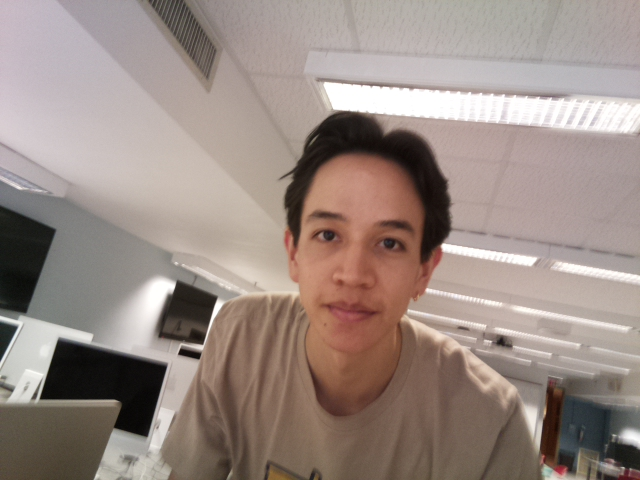
#> input picture captured_image.jpg, 640 x 480 px
$ python face_detection.py
#> lines starting #> are read from the running program, lines starting #| are printed output that depends on the picture; after the words box and inside, x2 and y2 are one past the last pixel; in counts of white or black regions, pixels touching at a corner belong together
import cv2
import subprocess
import time

# Step 1: Capture an image using raspistill
def capture_image():
    # Capture image using raspistill (saves as 'captured_image.jpg')
    subprocess.run(['raspistill', '-o', 'captured_image.jpg', '-t', '1', '-w', '640', '-h', '480'])
#> (this line was passed over: subprocess is not available in this run)
    time.sleep(1)  # Give some time to ensure the image is saved properly

# Step 2: Process the captured image
def process_image(image_path):
    # Load Haar cascade for face detection
#> called with image_path = 'captured_image.jpg'
    faceCascade = cv2.CascadeClassifier(cv2.data.haarcascades + 'haarcascade_frontalface_default.xml')

    # Check if cascade file loaded properly
    if faceCascade.empty():
        print("Error: Haar cascade file not loaded correctly!")
        return

    # Load the captured image
    image = cv2.imread(image_path)
#> image is the input picture: shape (480, 640, 3); mean B, G, R 132, 139.1, 154.1

    # Check if image loaded properly
    if image is None:
        print("Error: Image not found!")
        return

    # Convert the image to grayscale
    gray = cv2.cvtColor(image, cv2.COLOR_BGR2GRAY)
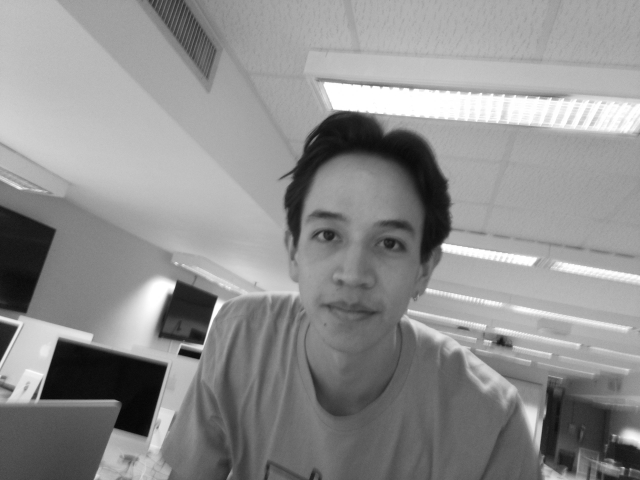
#> gray: shape (480, 640); min 6, max 255, mean 142.8

    # Detect faces in the image
    faces = faceCascade.detectMultiScale(gray, 1.1, 4)
#> faces = [[266, 168, 181, 181]]

    # Draw rectangles around the faces
    for (x, y, w, h) in faces:
        cv2.rectangle(image, (x, y), (x + w, y + h), (255, 0, 0), 2)
#> this loop made 1 pass
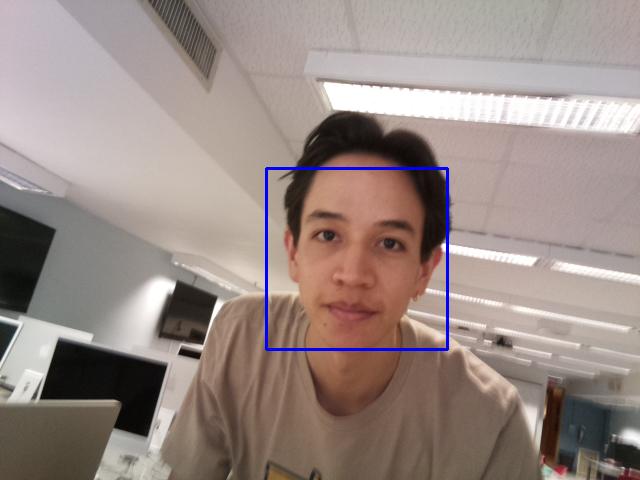
#> image: shape (480, 640, 3); 0.71% of pixels changed, all inside (x1, y1, x2, y2) = (265, 167, 449, 351)

    # Resize the image for better display
    scale_percent = 50  # Resize to 50% of original size
    width = int(image.shape[1] * scale_percent / 100)
#> width = 320
    height = int(image.shape[0] * scale_percent / 100)
#> height = 240
    resized_image = cv2.resize(image, (width, height), interpolation=cv2.INTER_AREA)

    # Step 3: Show the result
    cv2.imshow("Detected Faces", resized_image)
    cv2.waitKey(0)
    cv2.destroyAllWindows()

if __name__ == "__main__":
    capture_image()  # Capture an image from the camera
    process_image('captured_image.jpg')  # Process the image and detect faces
